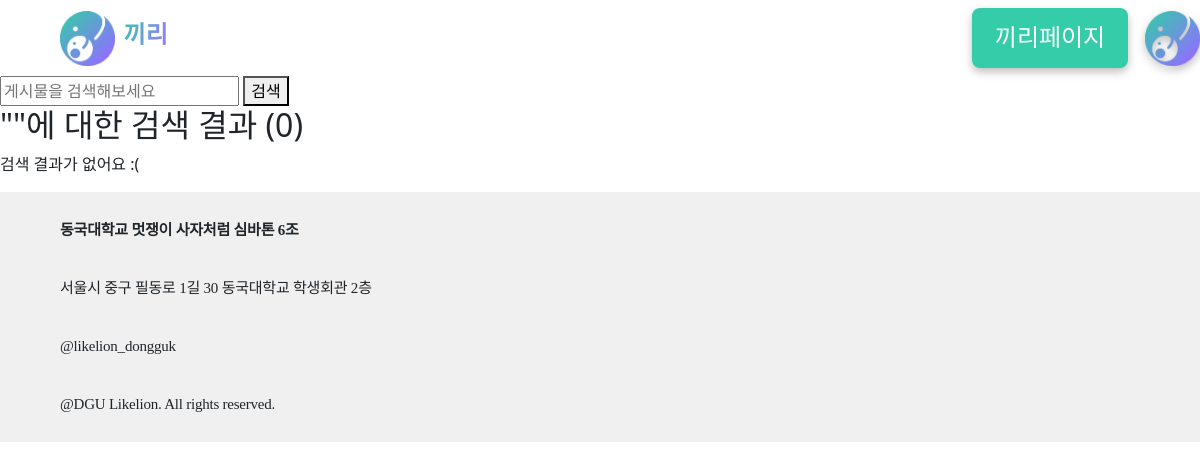
The page /search/ (signed in) on the database as committed earlier.
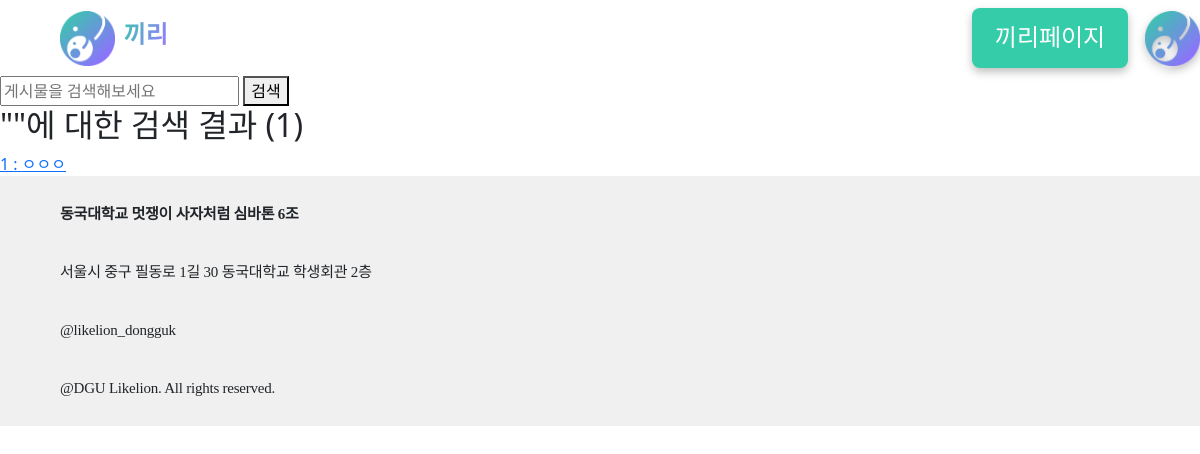
The same page on the database as committed later.
### main/models.py (models this page shows, shortened)
class Post(models.Model):
    title = models.CharField(max_length=200) #제목 필드
    writer = models.ForeignKey(User, null=False, blank=False, on_delete=models.CASCADE)
    pub_date = models.DateTimeField() #작성 시간 필드
    body = models.TextField() #팀플 기본적 정보 필드
    describe = models.TextField(blank=True, null=True) #주제 설명 필드
    image = models.ImageField(upload_to="blog/", blank=True, null=True) #이미지 필드

### main/views.py (the view)
# urls.py: path('search/', views.SearchView.as_view(), name='search'),
class SearchView(ListView): #검색창
    model = Post
    context_object_name = 'search_results'
    template_name = 'main/search_results.html'
    paginate_by = 8
    def get_queryset(self):
        query = self.request.GET.get('query', '')
        return Post.objects.filter( #OR조건으로 검색어 필터
            Q(title__icontains=query) #제목에 있거나
            | Q(body__icontains=query) #포스트 내용에 있거나
        )
    def get_context_data(self, **kwargs): #템플릿에 검색어 전달
        context = super().get_context_data(**kwargs)
        context['query'] = self.request.GET.get('query', '')
        return context

### main/templates/main/search_results.html
{% extends 'base.html' %}
{% block content %}
<main class="site-body">
  <div class="content-list max-content-width">
    <form class="search-form" action="{% url 'main:search' %}" method="get">
      <input class="search-input" name="query" value='{{ query }}' type="text" placeholder="게시물을 검색해보세요" required>
      <button class="cp-button search-button" type="submit">검색</button>
    </form>
    <div class="header">
      <h2>"{{ query }}"에 대한 검색 결과 ({{ paginator.count }})</h2>
    </div>
    {% include 'components/post_list.html' with posts=search_results empty_message="검색 결과가 없어요 :(" %}
  </div>
</main>
{% endblock content %}

### main/templates/components/post_list.html
<div class="contents">
    {% for post in posts %}
      <a href="{% url 'main:detail' post.id %}">{{post.id}} : {{post.title}}</a>
    {% empty %}
      <p class="empty">{{ empty_message }}</p>
    {% endfor %}
</div>

Rows that differ between the two databases and show on the page:
added Post: id "1", title "ㅇㅇㅇ"
Other text that changed with them:
{{ paginator.count }}: "0" → "1"
{{ empty_message }}: "검색 결과가 없어요 :(" → (not shown)
